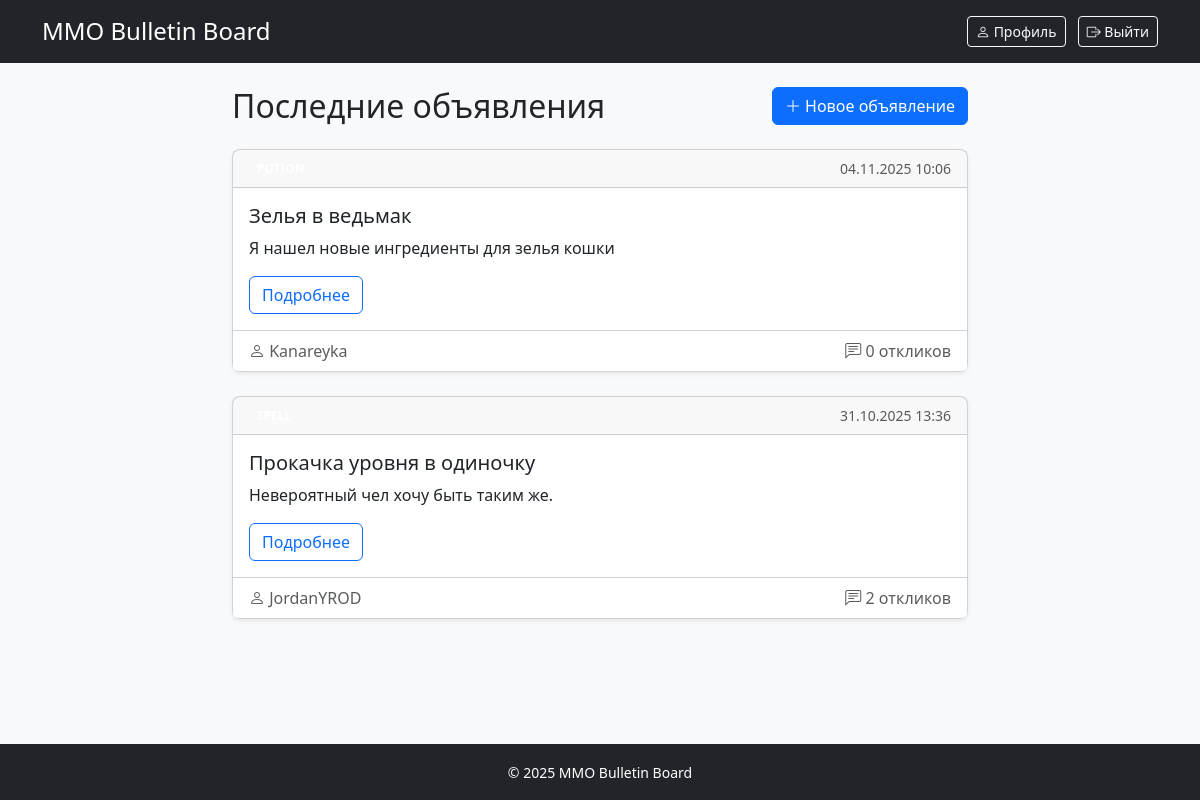
The page / (signed in) on the database its author committed.
### mmo_board_chat/models.py (models this page shows, shortened)
class Post(models.Model):
    title = models.CharField('Заголовок', max_length=200)
    content = RichTextField('Содержание')
    author = models.ForeignKey(
        'User',
        on_delete=models.CASCADE, # При удалении пользователя удаляются его объявления
        verbose_name='Автор'
    )
    category = models.ForeignKey(
        'Category',
        on_delete=models.PROTECT, # Защита от удаления категории с существующими объявлениями
        verbose_name='Категория'
    )
    image = models.ImageField(
        'Изображение',
        upload_to='posts/', # Папка для загрузки изображений
        blank=True,
        null=True
    )
    created_at = models.DateTimeField('Дата создания', auto_now_add=True)
    updated_at = models.DateTimeField('Дата обновления', auto_now=True)

class User(AbstractUser):
    email = models.EmailField(unique=True)
    email_confirmed = models.BooleanField(default=False)
    confirmation_code = models.CharField(max_length=40, blank=True)
    username = models.CharField(max_length=30)
    USERNAME_FIELD = 'email' # Авторизация по email
    REQUIRED_FIELDS = ['username']

### mmo_board_chat/views.py (the view)
# urls.py: 2. Add a URL to urlpatterns:  path('', views.home, name='home')
def home(request):
    posts = Post.objects.all().order_by('-created_at')  # Сортировка по дате
    return render(request, 'mmo_board_chat/home.html', {'posts': posts})

### mmo_board_chat/templates/mmo_board_chat/home.html (shortened to what this page needs)
{% extends 'mmo_board_chat/base.html' %}
{% load static %}
{% block content %}
<div class="row">
    <div class="col-md-8 mx-auto">
        <div class="d-flex justify-content-between align-items-center mb-4">
            <h2 class="mb-0">Последние объявления</h2>
            {% if user.is_authenticated %}
                <a href="{% url 'mmo_board_chat:post_create' %}" class="btn btn-primary">
                    <i class="bi bi-plus-lg"></i> Новое объявление
                </a>
            {% endif %}
        </div>
        {% include 'mmo_board_chat/_post_list.html' %}
    </div>
</div>
{% endblock %}

### mmo_board_chat/templates/mmo_board_chat/_post_list.html (shortened to what this page needs)
{% for post in posts %}
<div class="card mb-4">
    <div class="card-header d-flex justify-content-between align-items-center">
        <span class="badge bg-{{ post.category.name|lower }} rounded-pill">
        </span>
        <small class="text-muted">
            {{ post.created_at|date:"d.m.Y H:i" }}
        </small>
    </div>
    <div class="card-body">
        <h3 class="card-title h5">{{ post.title }}</h3>
        <div class="card-text mb-3">
            {{ post.content|truncatechars:250|linebreaks }}
        </div>
        <a href="{% url 'mmo_board_chat:post_detail' post.id %}" class="btn btn-outline-primary">
            Подробнее
        </a>
    </div>
    <div class="card-footer bg-white">
        <div class="d-flex justify-content-between align-items-center">
            <span class="text-muted">
                <i class="bi bi-person"></i> {{ post.author.username }}
            </span>
            <span class="text-muted">
                <i class="bi bi-chat-left-text"></i> {{ post.reply_set.count }} откликов
            </span>
        </div>
    </div>
</div>
{% empty %}
<div class="alert alert-info text-center">
    <i class="bi bi-info-circle"></i> Пока нет объявлений
</div>
{% endfor %}

### mmo_board_chat/static/mmo_board_chat/css/styles.css (style rules this page uses)
body { background-color: #f8f9fa; }
.card { border-radius: 0.5rem; box-shadow: 0 0.125rem 0.25rem rgba(0, 0, 0, 0.075); transition: transform 0.2s; }

### rows shown on the page
Post: created_at "04.11.2025 10:06", title "Зелья в ведьмак", content "Я нашел новые ингредиенты для зелья кошки", author.username "Kanareyka", reply_set.count "0"
Post: created_at "31.10.2025 13:36", title "Прокачка уровня в одиночку", content "Невероятный чел хочу быть таким же.", author.username "JordanYROD", reply_set.count "2"
